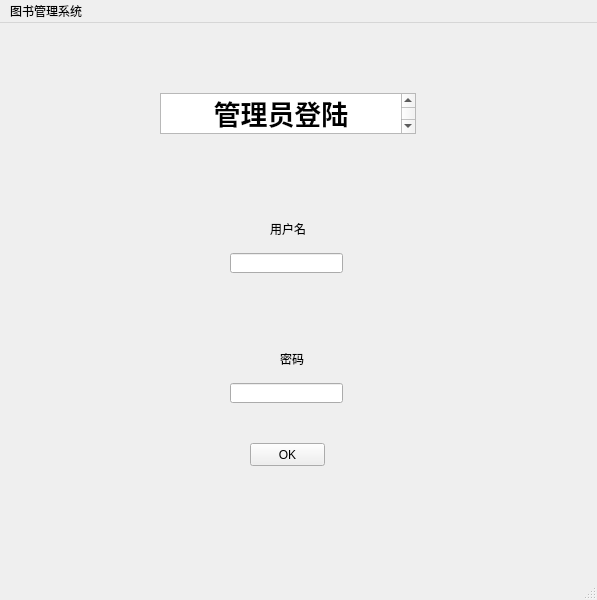
<?xml version="1.0" encoding="UTF-8"?>
<ui version="4.0">
 <class>MainWindow</class>
 <widget class="QMainWindow" name="MainWindow">
  <property name="geometry">
   <rect>
    <x>0</x>
    <y>0</y>
    <width>597</width>
    <height>600</height>
   </rect>
  </property>
  <property name="windowTitle">
   <string>MainWindow</string>
  </property>
  <widget class="QWidget" name="centralwidget">
   <widget class="QPushButton" name="Login_in">
    <property name="geometry">
     <rect>
      <x>250</x>
      <y>420</y>
      <width>75</width>
      <height>23</height>
     </rect>
    </property>
    <property name="text">
     <string>OK</string>
    </property>
   </widget>
   <widget class="QLineEdit" name="Password">
    <property name="geometry">
     <rect>
      <x>230</x>
      <y>360</y>
      <width>113</width>
      <height>20</height>
     </rect>
    </property>
   </widget>
   <widget class="QLineEdit" name="Account">
    <property name="geometry">
     <rect>
      <x>230</x>
      <y>230</y>
      <width>113</width>
      <height>20</height>
     </rect>
    </property>
   </widget>
   <widget class="QLabel" name="label">
    <property name="geometry">
     <rect>
      <x>270</x>
      <y>200</y>
      <width>54</width>
      <height>12</height>
     </rect>
    </property>
    <property name="text">
     <string>用户名</string>
    </property>
   </widget>
   <widget class="QLabel" name="label_2">
    <property name="geometry">
     <rect>
      <x>280</x>
      <y>330</y>
      <width>54</width>
      <height>12</height>
     </rect>
    </property>
    <property name="text">
     <string>密码</string>
    </property>
   </widget>
   <widget class="QTextBrowser" name="textBrowser">
    <property name="geometry">
     <rect>
      <x>160</x>
      <y>70</y>
      <width>256</width>
      <height>41</height>
     </rect>
    </property>
    <property name="html">
     <string>&lt;!DOCTYPE HTML PUBLIC &quot;-//W3C//DTD HTML 4.0//EN&quot; &quot;http://www.w3.org/TR/REC-html40/strict.dtd&quot;&gt;
&lt;html&gt;&lt;head&gt;&lt;meta name=&quot;qrichtext&quot; content=&quot;1&quot; /&gt;&lt;style type=&quot;text/css&quot;&gt;
p, li { white-space: pre-wrap; }
&lt;/style&gt;&lt;/head&gt;&lt;body style=&quot; font-family:'SimSun'; font-size:9pt; font-weight:400; font-style:normal;&quot;&gt;
&lt;p align=&quot;center&quot; style=&quot; margin-top:0px; margin-bottom:0px; margin-left:0px; margin-right:0px; -qt-block-indent:0; text-indent:0px;&quot;&gt;&lt;span style=&quot; font-size:20pt; font-weight:600;&quot;&gt;管理员登陆&lt;/span&gt;&lt;/p&gt;&lt;/body&gt;&lt;/html&gt;</string>
    </property>
   </widget>
  </widget>
  <widget class="QStatusBar" name="statusbar"/>
  <widget class="QMenuBar" name="menubar">
   <property name="geometry">
    <rect>
     <x>0</x>
     <y>0</y>
     <width>597</width>
     <height>23</height>
    </rect>
   </property>
   <widget class="QMenu" name="menu">
    <property name="title">
     <string>图书管理系统</string>
    </property>
   </widget>
   <addaction name="menu"/>
  </widget>
 </widget>
 <resources/>
 <connections/>
</ui>
